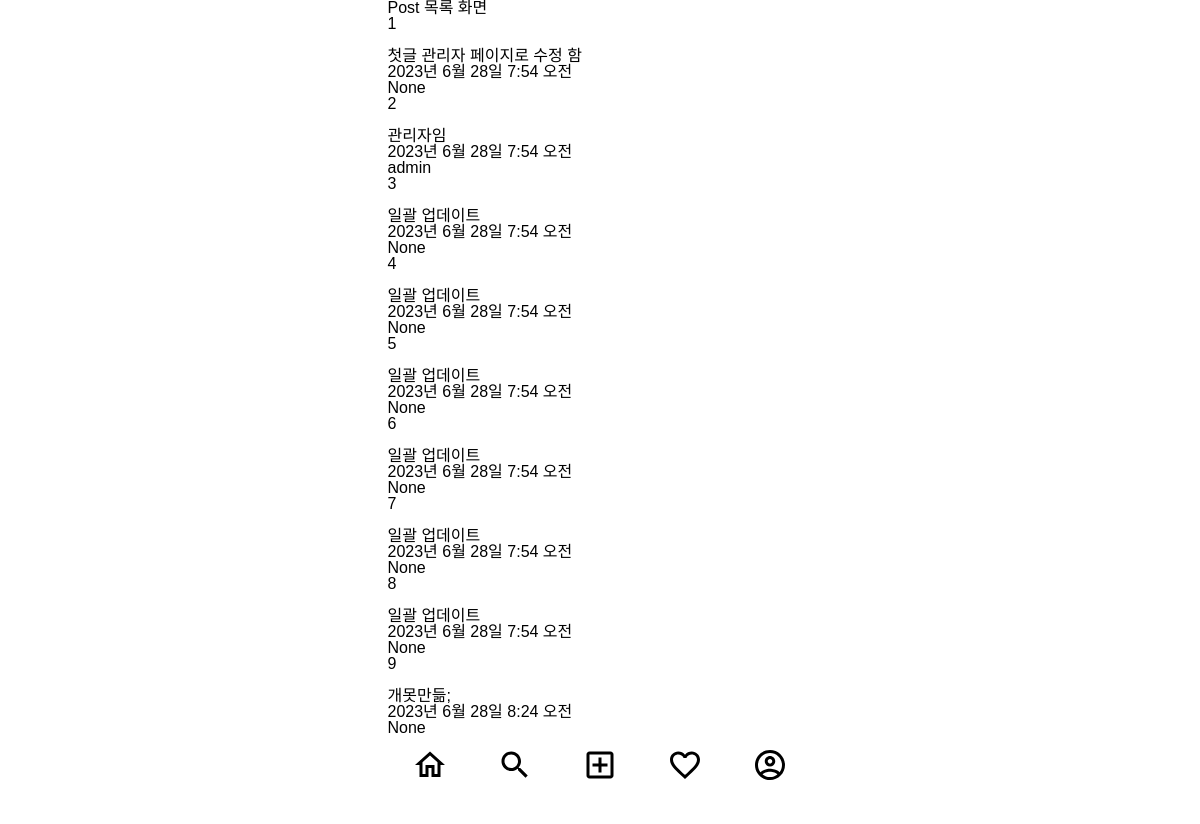
The app's page /posts/, older data.
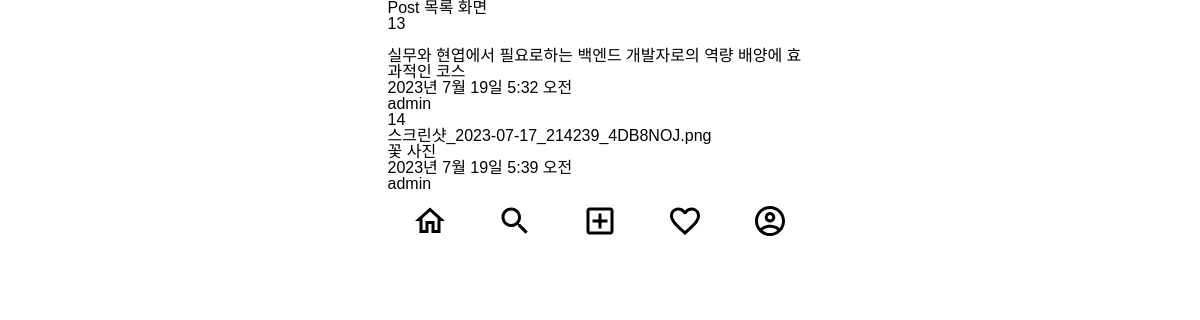
The same page, newer data.
### posts/models.py (models this page shows)
class Post(models.Model):
    image = models.ImageField(verbose_name='이미지',null=True, blank=True)
    content = models.TextField(verbose_name='내용')
    created_at = models.DateTimeField(verbose_name='작성일',auto_now_add=True)
    view_count = models.IntegerField(verbose_name='조회수',default=0)
    writer = models.ForeignKey(to=User, on_delete=models.CASCADE, null=True, blank=True)

### posts/views.py (the view)
# urls.py: path('', post_list_view, name = 'post-list'),
def post_list_view(request):
    post_list = Post.objects.all() # Post 전체 데이터 조회
    context = {
        'post_list' : post_list,
    }
    return render(request, 'posts/post_list.html', context)

### templates/posts/post_list.html (shortened to what this page needs)
{% extends 'base.html' %}
{% block content %}
<h1>Post 목록 화면</h1>
{% for post in post_list %}
    <div>
        {{ post.id }}<br>
        {{ post.image }}<br>
        {{ post.content }}<br>
        {{ post.created_at }}<br>
        {{ post.writer }}<br>
    </div>
{% endfor %}
{% endblock %}

### templates/base.html (shortened to what this page needs)
{% load static %}
<!DOCTYPE html>
<html lang="en">
<head>
    <link rel="stylesheet" href="{% static 'css/reset.css' %}">
    <link rel="stylesheet" href="{% static 'css/index.css' %}">
</head>
<body class = 'container'>
    <div>
        {% block content %}
        {% endblock %}
    </div>
    <div>
        <nav>
            <ul class = "bottom-menu-group">
                <li>
                    <a href="{% url 'index' %}">
                        <img src="{% static 'icons/home_outlined_black_36dp.svg' %}" alt="홈">
                    </a>
                </li>
                <li>
                    <img src="{% static 'icons/search_outlined_black_36dp.svg' %}" alt="검색">
                </li>
                <li>
                    <a href="{% url 'posts:post-create' %}">
                        <img src="{% static 'icons/add_box_outlined_black_36dp.svg' %}" alt="추가">
                    </a>
                </li>
                <li>
                    <img src="{% static 'icons/favorite_outlined_black_36dp.svg' %}" alt="좋아요">
                </li>
                <li>
                    <img src="{% static 'icons/account_circle_outlined_black_36dp.svg' %}" alt="계정">
                </li>
            </ul>
        </nav>
    </div>
</body>
</html>

### static/css/index.css (style rules this page uses)
.container { display: flex; flex-direction: column; max-width: 425px; }
body { font-family: 'Noto Sans KR', sans-serif; margin: 0 auto 60px auto; }
.bottom-menu-group { display: flex; height: 60px; align-items: center; justify-content: space-around; background-color: #FFFFFF; }

Row changes from the older to the newer data that the page shows:
removed Post: id "1", content "첫글 관리자 페이지로 수정 함", created_at "2023년 6월 28일 7:54 오전", writer "None"
removed Post: id "2", content "관리자임", created_at "2023년 6월 28일 7:54 오전", writer "admin"
removed Post: id "3", content "일괄 업데이트", created_at "2023년 6월 28일 7:54 오전", writer "None"
removed Post: id "4", content "일괄 업데이트", created_at "2023년 6월 28일 7:54 오전", writer "None"
removed Post: id "5", content "일괄 업데이트", created_at "2023년 6월 28일 7:54 오전", writer "None"
removed Post: id "6", content "일괄 업데이트", created_at "2023년 6월 28일 7:54 오전", writer "None"
removed Post: id "7", content "일괄 업데이트", created_at "2023년 6월 28일 7:54 오전", writer "None"
removed Post: id "8", content "일괄 업데이트", created_at "2023년 6월 28일 7:54 오전", writer "None"
removed Post: id "9", content "개못만듦;", created_at "2023년 6월 28일 8:24 오전", writer "None"
added Post: id "13", content "실무와 현엽에서 필요로하는 백엔드 개발자로의 역량 배양에 효과적인 코스", created_at "2023년 7월 19일 5:32 오전", writer "admin"
added Post: id "14", image "스크린샷_2023-07-17_214239_4DB8NOJ.png", content "꽃 사진", created_at "2023년 7월 19일 5:39 오전", writer "admin"
